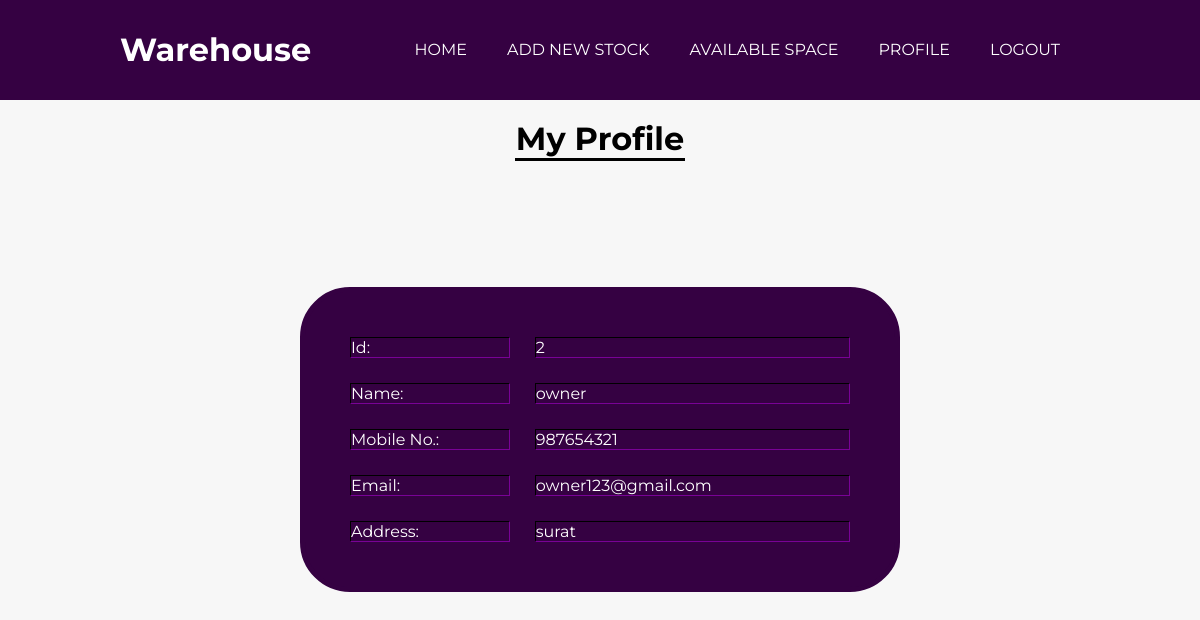
Page /profile_owner.php (signed in) on the committed database.
### tables this page shows
CREATE TABLE `credentials` (
  `id` int(11) NOT NULL,
  `PASSWORD` varchar(20) NOT NULL,
  `name` varchar(50) NOT NULL,
  `email` varchar(50) NOT NULL,
  `mobile` int(10) NOT NULL,
  `address` varchar(100) NOT NULL
);

### profile_owner.php (the view, shortened to what this page needs)
<?php
include("navbar2.php");
?>
<!DOCTYPE html>
<html>
<head>
</head>
<body>
	<br>
<center><h1 style="border-bottom: 3px solid black; width:170px;">My Profile</h1></center>
</body>
</html>
<?php
echo "<center>";
echo "<br><br><br><br>";
$con=mysqli_connect('localhost','root','','hackathon');
$Email=$_SESSION['uid1'];
$sql="SELECT * FROM credentials  where email='$Email'";
$s1=mysqli_query($con,$sql);
$R=mysqli_num_rows($s1);
if($R>0)
{
  while($r=mysqli_fetch_assoc($s1))
  {
		echo "<div align='center' color='purple' class='insertBackground'>
			<table  border-collapse='collapse' border='3px' width='400px' height='300px' class='insertTable' cellspacing='25px'>
		<tr><td>Id:</td>"."<td>".$r['id']."</td></tr>
		<tr><td>Name:</td><td>".$r['name']."</td></tr>
		<tr><td>Mobile No.:</td><td>".$r['mobile']."</td></tr>
		<tr><td>Email:</td><td>".$r['email']."</td></tr>
		<tr><td>Address:</td><td>".$r['address']."</td></tr>
		</table>
		</div>";
  }
}
echo "</center>";
?>

### styles.css (style rules this page uses)
* { padding: 0px; margin: 0px; }
body { font-family: 'Montserrat', sans-serif; padding: 0px; margin: 0px; background-color: #f7f7f7; }
.insertTable { border: 5px solid #350142; border-radius: 50px; margin-top: 50px; padding: 20px; width: 600px; background-color: #350142; }
.insertTable tr td { color: white; }

### rows in the picture
credentials: id "2", name "owner", mobile "987654321", email "owner123@gmail.com", address "surat"
